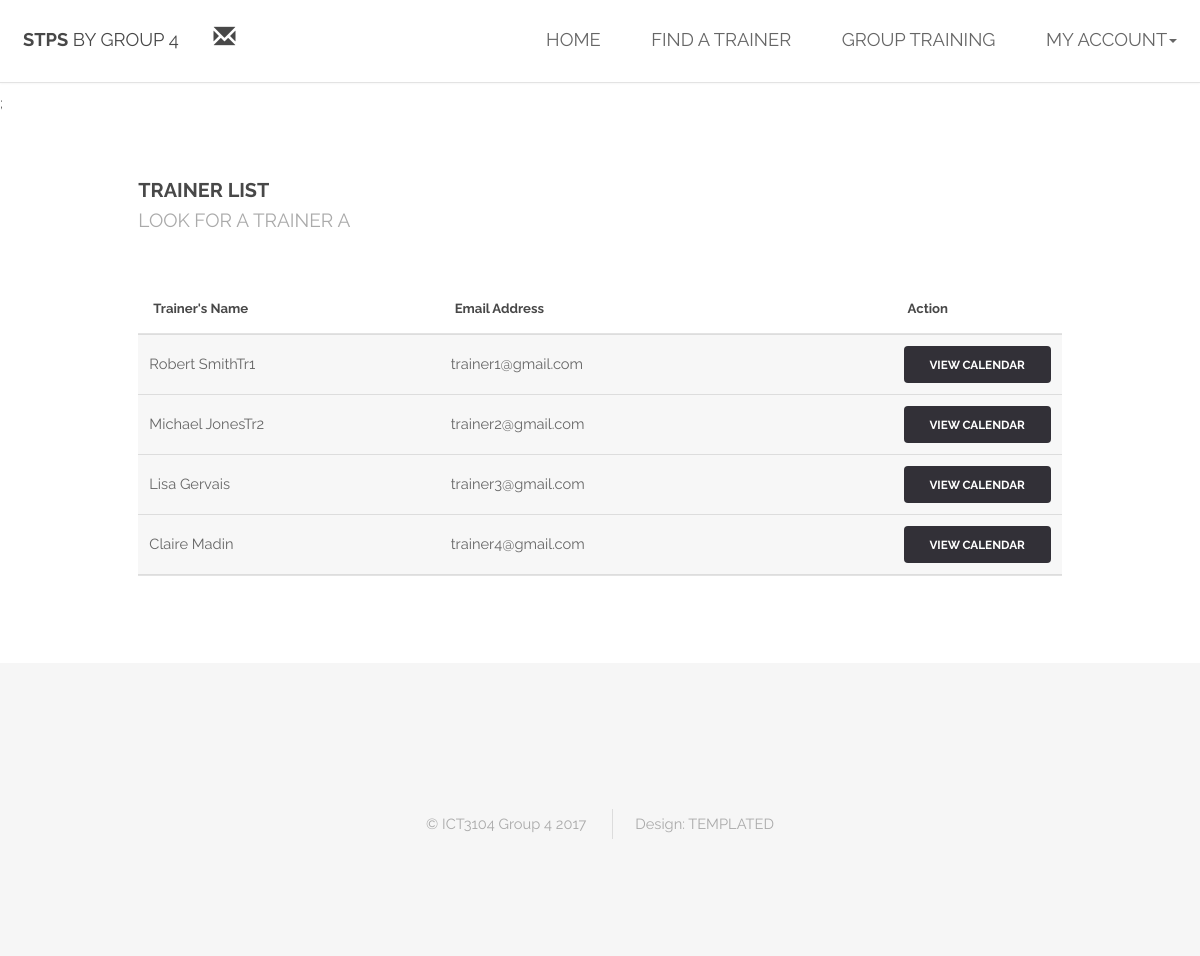
Screenshot of /trainee_trainerList.php (signed in) with the database file from the repository.
### tables this page shows
CREATE TABLE IF NOT EXISTS `users` (
  `email` varchar(255) NOT NULL,
  `firstName` varchar(35) NOT NULL,
  `lastName` varchar(35) NOT NULL,
  `phoneNumber` int(8) NOT NULL,
  `profilePicture` varchar(255) NOT NULL,
  `role` varchar(10) NOT NULL,
  `password` varchar(50) NOT NULL,
  `status` int(1) NOT NULL,
  `address` varchar(255) NOT NULL,
  `subscription` int(2) NOT NULL,
  `registerDate` date NOT NULL,
  `expiryDate` date NOT NULL,
  `featuredStatus` int(1) NOT NULL,
  `profileBio` varchar(255) NOT NULL,
  `bondTo` varchar(255) NOT NULL
);

### scripts/listTrainers.php (the view, shortened to what this page needs)
<?php
include_once 'database/dbconfig.php';
$sqlTrainerName = "SELECT * FROM users WHERE role='trainer';";
$result = $conn->prepare($sqlTrainerName);
$result->execute();
$count = $result->rowCount();
if ($count > 0) {
    while ($trainer = $result->fetch(PDO::FETCH_ASSOC)) {
        $firstName = $trainer['firstName'];
        $lastName = $trainer['lastName'];
        $email = $trainer['email'];
        echo "<tbody>";
        echo "<tr>";
        echo "<td>" . $firstName ." " . $lastName . "</td>";
        echo "<td>" . $email ."</td>";
        echo "<td><a href = 'trainee_trainerCalendar.php?t=$email' class = 'button small'>View Calendar</a></td>";
        echo "</tr>";
        echo "</tbody>";
    }
} else {
    echo "There are no Trainers yet!";
}

### assets/css/main.css (style rules this page uses)
html, body, div, span, applet, object, iframe, h1, h2, h3, h4, h5, h6, p, blockquote, pre, a, abbr, acronym, address, big, cite, code, del, dfn, em, img, ins, kbd, q, s, samp, small, strike, strong, sub, sup, tt, var, b, u, i, center, dl, dt, dd, ol, ul, li, fieldset, form, label, legend, table, caption, tbody, tfoot, thead, tr, th, td, article, aside, canvas, details, embed, figure, figcaption, footer, header, hgroup, menu, nav, output, ruby, section, summary, time, mark, audio, video { margin: 0; padding: 0; border: 0; font-size: 100%; font: inherit; vertical-align: baseline; }
body { line-height: 1; }
body { -webkit-text-size-adjust: none; }
*, *:before, *:after { -moz-box-sizing: border-box; -webkit-box-sizing: border-box; box-sizing: border-box; }
body { -ms-overflow-style: scrollbar; }
body { background: #fff; padding-top: 6em; }
body { background-color: #fff; color: #666; }
body, input, select, textarea { font-family: "Raleway", Arial, Helvetica, sans-serif; font-size: 13pt; font-weight: 400; line-height: 2em; }
@media screen and (max-width: 1680px) { body, input, select, textarea { font-size: 11pt; } }
@media screen and (max-width: 1280px) { body, input, select, textarea { font-size: 11pt; } }
a { text-decoration: underline; color: #f32853; }
input[type="submit"], input[type="reset"], input[type="button"], button, .button { -moz-appearance: none; -webkit-appearance: none; -ms-appearance: none; appearance: none; -moz-transition: background-color 0.2s ease-in-out, color 0.2s ease-in-out; -webkit-transition: background-color 0.2s ease-in-out, color 0.2s ease-in-out; -ms-transition: background-color 0.2s ease-in-out, color 0.2s ease-in-out; transition: background-color 0.2s ease-in-out, color 0.2s ease-in-out; background-color: #323037; border-radius: 4px; color: #ffffff !important; border: 0; cursor: pointer; display: inline-block; font-weight: 700; height: 3.15em; line-height: 3.25em; padding: 0 2.2em; text-align: center; text-decoration: none; text-transform: uppercase; white-space: nowrap; }
input[type="submit"].small, input[type="reset"].small, input[type="button"].small, button.small, .button.small { font-size: 0.8em; }
table tbody tr { border: solid 1px rgba(144, 144, 144, 0.25); border-left: 0; border-right: 0; }
table tbody tr:nth-child(2n + 1) { background-color: rgba(144, 144, 144, 0.075); }
table td { padding: 0.75em 0.75em; }

### rows the page displays
users: firstName "Robert", lastName "SmithTr1", email "trainer1@gmail.com"
users: firstName "Michael", lastName "JonesTr2", email "trainer2@gmail.com"
users: firstName "Lisa", lastName "Gervais", email "trainer3@gmail.com"
users: firstName "Claire", lastName "Madin", email "trainer4@gmail.com"
